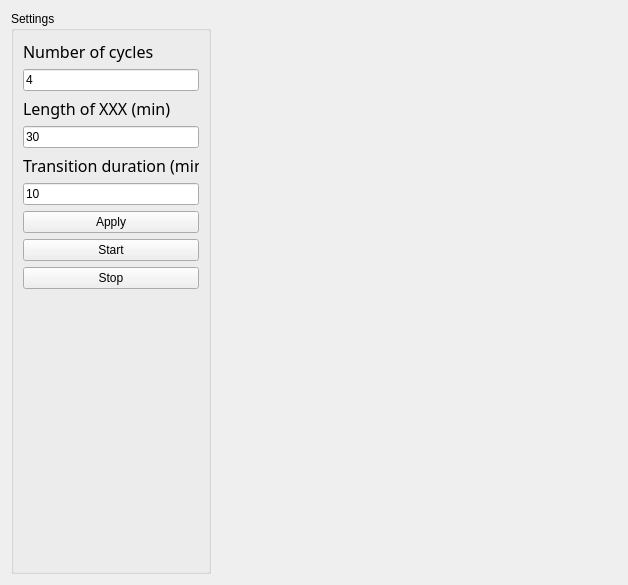
      <widget class="QWidget" name="tab_2">
       <attribute name="title">
        <string>Measurements</string>
       </attribute>
       <layout class="QGridLayout" name="gridLayout_2">
        <item row="0" column="0">
         <widget class="QGroupBox" name="groupBox">
          <property name="maximumSize">
           <size>
            <width>200</width>
            <height>16777215</height>
           </size>
          </property>
          <property name="title">
           <string>Settings</string>
          </property>
          <layout class="QVBoxLayout" name="verticalLayout_8">
           <item>
            <layout class="QVBoxLayout" name="verticalLayout_5">
             <item>
              <widget class="QLabel" name="label_12">
               <property name="font">
                <font>
                 <family>Sitka Display</family>
                 <pointsize>12</pointsize>
                </font>
               </property>
               <property name="text">
                <string>Number of cycles</string>
               </property>
              </widget>
             </item>
             <item>
              <widget class="QLineEdit" name="lineEdit_NumberCycles">
               <property name="text">
                <string>4</string>
               </property>
              </widget>
             </item>
            </layout>
           </item>
           <item>
            <layout class="QVBoxLayout" name="verticalLayout_6">
             <item>
              <widget class="QLabel" name="label_13">
               <property name="font">
                <font>
                 <family>Sitka Display</family>
                 <pointsize>12</pointsize>
                </font>
               </property>
               <property name="text">
                <string>Length of XXX (min)</string>
               </property>
              </widget>
             </item>
             <item>
              <widget class="QLineEdit" name="lineEdit_LengthXXX">
               <property name="text">
                <string>30</string>
               </property>
              </widget>
             </item>
            </layout>
           </item>
           <item>
            <layout class="QVBoxLayout" name="verticalLayout_7">
             <item>
              <widget class="QLabel" name="label_14">
               <property name="font">
                <font>
                 <family>Sitka Display</family>
                 <pointsize>12</pointsize>
                </font>
               </property>
               <property name="text">
                <string>Transition duration (min)</string>
               </property>
              </widget>
             </item>
             <item>
              <widget class="QLineEdit" name="lineEdit_TransitionDuranion">
               <property name="text">
                <string>10</string>
               </property>
              </widget>
             </item>
            </layout>
           </item>
           <item>
            <widget class="QPushButton" name="pushButton_ApplyCyclesSettings">
             <property name="maximumSize">
              <size>
               <width>200</width>
               <height>16777215</height>
              </size>
             </property>
             <property name="text">
              <string>Apply</string>
             </property>
            </widget>
           </item>
           <item>
            <widget class="QPushButton" name="pushButton_StartCycles">
             <property name="text">
              <string>Start</string>
             </property>
            </widget>
           </item>
           <item>
            <widget class="QPushButton" name="pushButton_StopCycles">
             <property name="text">
              <string>Stop</string>
             </property>
            </widget>
           </item>
           <item>
            <spacer name="verticalSpacer_3">
             <property name="orientation">
              <enum>Qt::Vertical</enum>
             </property>
             <property name="sizeHint" stdset="0">
              <size>
               <width>17</width>
               <height>273</height>
              </size>
             </property>
            </spacer>
           </item>
          </layout>
         </widget>
        </item>
        <item row="0" column="1">
         <widget class="QCustomPlot" name="customPlot" native="true">
          <property name="minimumSize">
           <size>
            <width>400</width>
            <height>400</height>
           </size>
          </property>
         </widget>
        </item>
       </layout>
      </widget>
